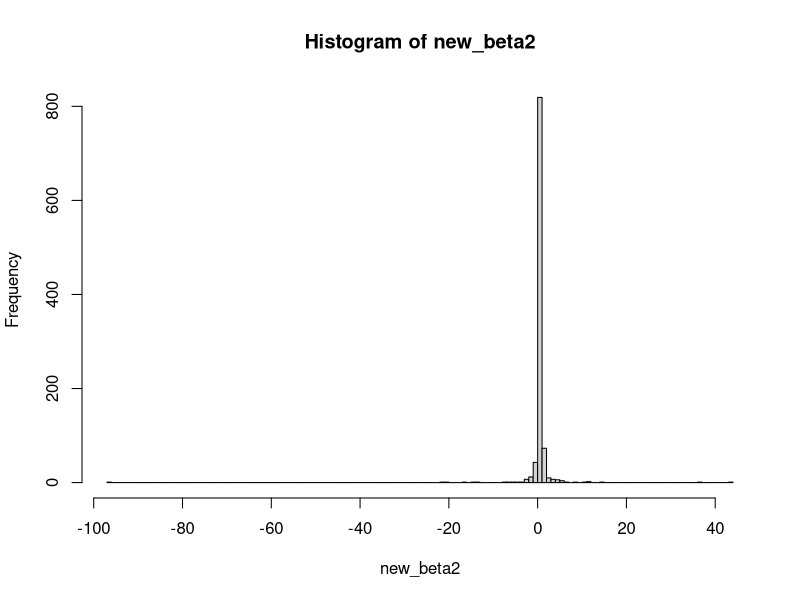

Generate this figure with R:
# It is just my situation assumption

# There are three independent variables X1, X2

# To-do List
# 1. Get (1-alpha)% CI for beta_2
# 2. Get (1-alpha)% Confidence Interval for Mean Response
# 3. Get (1-alpha)% Prediction Interval for Specific observation
# 4. Test whether beta_2 is 0 or not 

# Caution: error is not 'NIID', but just following IID ``t with df 1``
# Suppose new observation for 3 is (10, 110)


# And Suppose there are 20 observations.


shortest_ci <- function(simulated_data){
  
  alpha_seq <- seq(0.001, 0.049, 0.001)
  ci <- NULL
  
  for (j in alpha_seq){
    
    ci_temp <- quantile(simulated_data, prob=c(j, (0.95+j)))
    ci <- rbind(ci, ci_temp)
  }
  
  len <- ci[,2]-ci[,1]
  shortest <- ci[which.min(len),]
  
  return(shortest)
}





set.seed(0)
X1 <- seq(1, 30, 2)
X2 <- sample(100:120, 15)
n <- length(X1)
Y <- 1 - 0.5 * X1 + 0.7 * X2 + rt(n, 1)

# Because I don't have data, I just generated the data,
# and suppose these as observed data.


Design_matrix <- cbind(1, X1, X2)
out.lm <- lm(Y ~ 1 + X1 + X2)
beta_temp <- out.lm$coefficients
MSE <- sum(out.lm$residuals^2) / (n-3)
sd.beta_temp <- MSE * solve(t(Design_matrix)%*%Design_matrix)

threshold <- (beta_temp[3] - 0) / (sqrt(sd.beta_temp[3,3]))# For 4
  

m <- 1000 # How many random numbers to generate

new_beta2 <- vector('numeric', m)
mean_resp <- NULL # Space for Mean Response 
pred_itv <- vector('numeric', m) # Space for Prediction Interval 


# 1.(1-alpha)% CI for beta_2

for (i in 1:m){
  
  new.Y <- beta_temp[1] + beta_temp[2]*X1 + beta_temp[3]*X2 + rt(n, 1)
  new.lm <- lm(new.Y ~ 1 + X1 + X2)
  new.beta <- new.lm$coefficients
  
  new_beta2[i] <- new.beta[3]
  mean_resp <- rbind(mean_resp, 
                     new.beta[1] + new.beta[2]*X1 + new.beta[3]*X2)
  pred_itv[i] <- new.beta[1] + new.beta[2]*10 + new.beta[3]*110
  
}


hist(new_beta2, breaks=100) 
shortest_ci(new_beta2)

# Drawing a plot, I think it is not really meaningful to get the confidence
# interval because dispersion is so small



# 4. Test whether beta_2 is 0 or not 

temp <- vector('numeric', m)

for (i in 1:m){
  
  new.Y <- beta_temp[1] + beta_temp[2]*X1 + rt(n,1)  # No X2
  new.lm <- lm(new.Y ~ 1 + X1 + X2)
  new.beta2 <- new.lm$coefficients[3]
  MSE2 <- sum(new.lm$residuals^2) / (n-3)
  sd.new_beta2 <- MSE * solve(t(Design_matrix) %*% Design_matrix)
  
  beta2.stats <- (new.beta2 - 0) / sqrt(sd.new_beta2[3,3])
  
  temp[i] <- ifelse(beta2.stats > abs(threshold) | 
                      beta2.stats < -abs(threshold), 1, 0)
  
}

mean(temp)

# beta2 is not 0 <- Consistent with the result of summary(out.lm)
